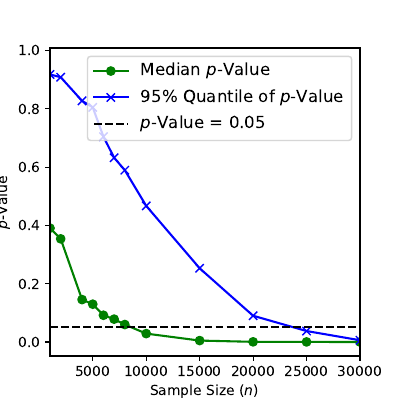

Reproduce this figure in Python.
# Consolidate the entire Python script for generating the refined plot

# Re-import necessary libraries (for completeness)
import pandas as pd
import matplotlib.pyplot as plt

# Load the new data from the uploaded CSV file again
new_file_path = 'data.csv'
new_data = pd.read_csv(new_file_path)

# Group the data by 'n' and compute the median for each group
grouped_by_n = new_data.groupby('n').median().reset_index()

# Group the data by 'n' and compute the 95% upper quantile for each group
grouped_by_n_95 = new_data.groupby('n').quantile(0.95).reset_index()

# Plot the median and 95% upper quantile p-values as functions of sample size n
plt.figure(figsize=(4, 4))
plt.plot(grouped_by_n['n'], grouped_by_n['p.value'], label='Median $p$-Value', marker='o', color='green')
plt.plot(grouped_by_n_95['n'], grouped_by_n_95['p.value'], label='95% Quantile of $p$-Value', marker='x', color='blue')
plt.axhline(y=0.05, color='black', linestyle='--', label='$p$-Value = $0.05$')

plt.xlim(1000, 30000)

# Plot labels and title
plt.xlabel('Sample Size ($n$)')
plt.ylabel('$p$-Value')
#plt.title('$p$-Value Vs of Sample Size for Well-Designed System')

# make the legend larger
plt.legend(fontsize=12)

# save the figure
plt.savefig('plot.pdf')

